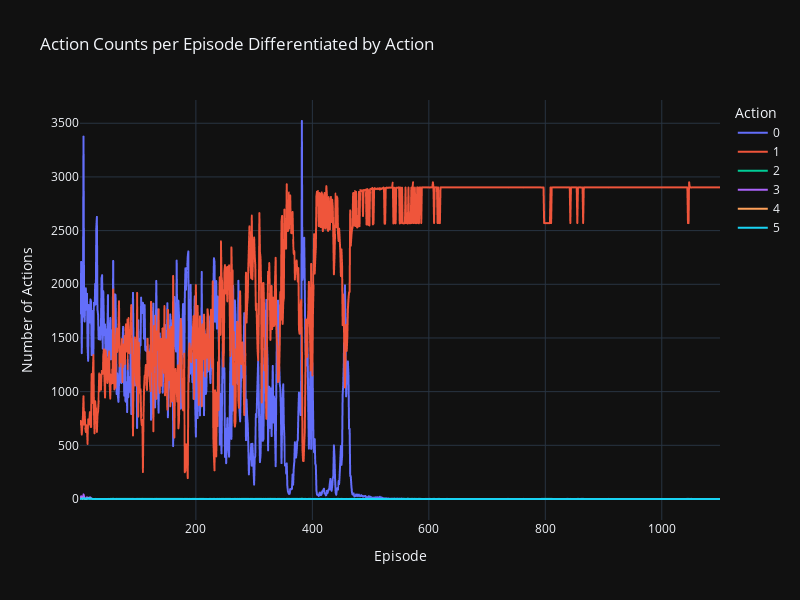

Write notebook code for a chart like this one.
### Code cell
# Create a line chart with one line for each action
fig = px.line(actions_per_episode_pivot, 
              x=actions_per_episode_pivot.index, 
              y=actions_per_episode_pivot.columns,
              labels={'value': 'Action Count', 'episode': 'Episode'},
              title='Action Counts per Episode Differentiated by Action')

# Update the layout for better visibility
fig.update_layout(
    yaxis_title='Number of Actions',
    xaxis_title='Episode',
    legend_title_text='Action',
    hovermode="x unified", 
    width=800, 
    height=600
)

fig.show()

### Figure 1 — Plotly figure (JSON) as saved in the notebook; plotly's stock layout.template omitted (floating-point values rounded to 4 significant figures; data arrays with more than 128 entries replaced by an {"elided": "..."} marker saying what was removed)
{"data": [{"hovertemplate": "action=0<br>Episode=%{x}<br>Action Count=%{y}<extra></extra>", "legendgroup": "0", "line": {"color": "#636efa", "dash": "solid"}, "marker": {"symbol": "circle"}, "mode": "lines", "name": "0", "showlegend": true, "x": {"elided": "1100 int values"}, "xaxis": "x", "y": {"elided": "1100 float values"}, "yaxis": "y", "type": "scattergl"}, {"hovertemplate": "action=1<br>Episode=%{x}<br>Action Count=%{y}<extra></extra>", "legendgroup": "1", "line": {"color": "#EF553B", "dash": "solid"}, "marker": {"symbol": "circle"}, "mode": "lines", "name": "1", "showlegend": true, "x": {"elided": "1100 int values"}, "xaxis": "x", "y": {"elided": "1100 float values"}, "yaxis": "y", "type": "scattergl"}, {"hovertemplate": "action=2<br>Episode=%{x}<br>Action Count=%{y}<extra></extra>", "legendgroup": "2", "line": {"color": "#00cc96", "dash": "solid"}, "marker": {"symbol": "circle"}, "mode": "lines", "name": "2", "showlegend": true, "x": {"elided": "1100 int values"}, "xaxis": "x", "y": {"elided": "1100 float values"}, "yaxis": "y", "type": "scattergl"}, {"hovertemplate": "action=3<br>Episode=%{x}<br>Action Count=%{y}<extra></extra>", "legendgroup": "3", "line": {"color": "#ab63fa", "dash": "solid"}, "marker": {"symbol": "circle"}, "mode": "lines", "name": "3", "showlegend": true, "x": {"elided": "1100 int values"}, "xaxis": "x", "y": {"elided": "1100 float values"}, "yaxis": "y", "type": "scattergl"}, {"hovertemplate": "action=4<br>Episode=%{x}<br>Action Count=%{y}<extra></extra>", "legendgroup": "4", "line": {"color": "#FFA15A", "dash": "solid"}, "marker": {"symbol": "circle"}, "mode": "lines", "name": "4", "showlegend": true, "x": {"elided": "1100 int values"}, "xaxis": "x", "y": {"elided": "1100 float values"}, "yaxis": "y", "type": "scattergl"}, {"hovertemplate": "action=5<br>Episode=%{x}<br>Action Count=%{y}<extra></extra>", "legendgroup": "5", "line": {"color": "#19d3f3", "dash": "solid"}, "marker": {"symbol": "circle"}, "mode": "lines", "name": "5", "showlegend": true, "x": {"elided": "1100 int values"}, "xaxis": "x", "y": {"elided": "1100 float values"}, "yaxis": "y", "type": "scattergl"}], "layout": {"xaxis": {"anchor": "y", "domain": [0.0, 1.0], "title": {"text": "Episode"}}, "yaxis": {"anchor": "x", "domain": [0.0, 1.0], "title": {"text": "Number of Actions"}}, "legend": {"title": {"text": "Action"}, "tracegroupgap": 0}, "title": {"text": "Action Counts per Episode Differentiated by Action"}, "hovermode": "x unified", "width": 800, "height": 600}}
